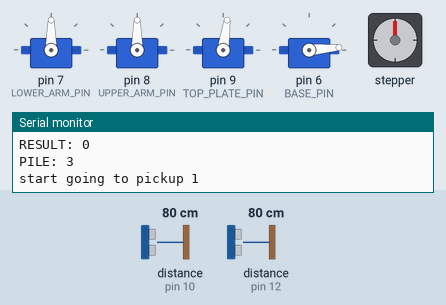
Recording of a sketch running on a simulated Arduino Uno, built with avr-gcc and run on an emulated ATmega328P. On the bench: 4 × servo, stepper motor, the last lines printed to the serial monitor. Inputs (shaded band) come from the test bench; at power-on: distance to the obstacle (sensors on pin 10, pin 12) 80 cm. The echo pulse lasts 58.3 µs per cm; stepper angles assume 2048 steps per turn.

Above: at 16.1 s.
At 18.1 s:
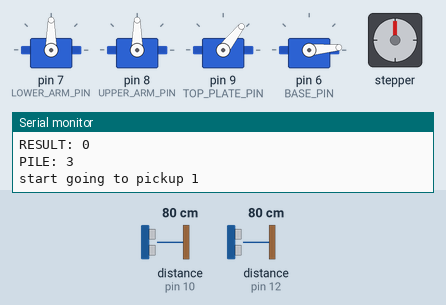
At 29.72 s:
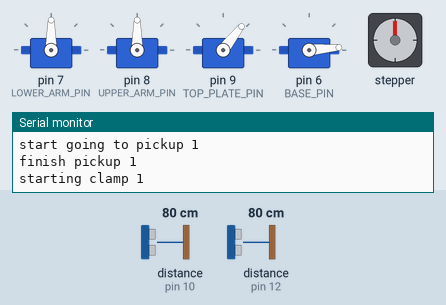
At 39.79 s:
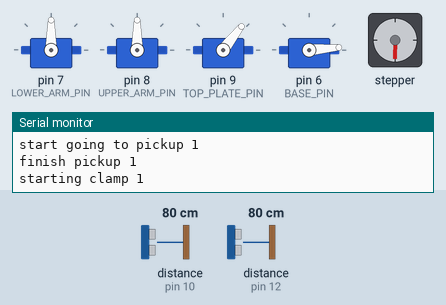
Timing chart, 0 to 40.0 s (numbered marks = the images above):
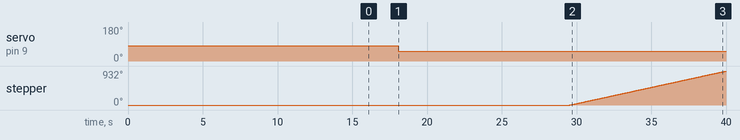

Measured:
- by itself, servo on pin 9 (TOP_PLATE_PIN): 82° → 52° at 18.1 s
- by itself, stepper: keeps turning clockwise at about 89°/s

The sketch:

Pick_and_Stack_Robot_Code.ino
```cpp
#include "SR04.h"
#include <Servo.h>
#include <Stepper.h>

// ultrasonic sensor i/o pins
#define TRIG_PIN1 10
#define ECHO_PIN1 11
#define TRIG_PIN2 12
#define ECHO_PIN2 13

// servo i/o pins
int BASE_PIN = 6;
int LOWER_ARM_PIN = 7;
int UPPER_ARM_PIN = 8;
int TOP_PLATE_PIN = 9;

// use i/o pins 5-8 for stepper motor
const int stepsPerRevolution = 2048;
const int rpm = 15;
Stepper stepper(stepsPerRevolution, 4, 2, 5, 3);

// servos
Servo base;
Servo lower_arm;
Servo upper_arm;
Servo top_plate;

// ultrasonic sensors
SR04 ultrasonic_ref = SR04(ECHO_PIN1,TRIG_PIN1);
SR04 ultrasonic_gnd = SR04(ECHO_PIN2,TRIG_PIN2);
long a;
long b;

// clamping time
int SPIN_TIME = 26350;

// absolute default position
//int default_lower = 100;
//int default_upper = 135;
//int default_top_plate = 140; //160 low - 10 high
//int default_base = 5;

// pick up counter
int num_packages = 0;
int default_pickup = 50;

void moveServo(Servo servo, int angle) {
  int ratio = (1850-500)/180;
  int microsecondsAngle = angle*ratio + 500;
  servo.writeMicroseconds(microsecondsAngle);
}

// testing
int test_lower = 110;
int test_upper = 175;
int test_top_plate = 50+17; //160 low - 10 high
int test_base = 5;

void testing() {
  delay(2000);
  moveServo(lower_arm, test_lower);
  delay(2000);
  moveServo(upper_arm, test_upper);
  delay(1500);
  top_plate.write(test_top_plate);
  delay(1500);
  base.write(test_base);
}

void goToDefaultPosition() {
  delay(2000);
  moveServo(lower_arm, 110);
  delay(2000);
  moveServo(upper_arm, 200);
  delay(2000);
  top_plate.write(65+17);
  delay(2000);
  base.write(5);
}

void goToPickupLocation() {
  delay(2000);
  top_plate.write(35+17);
  delay(2000);
  moveServo(lower_arm, 110);
  delay(2000);
  slowMove(upper_arm, 2500, 200, 250);
  delay(2000);
  base.write(5);
  delay(3000);
  //  int pos = default_pickup + num_packages*15;
  //  base.write(pos);
}

void slowMove(Servo servo, int move_time, int startAngle, int stopAngle) {
  unsigned long startTime = millis();
  unsigned long currentTime = millis();

  while(currentTime - startTime <= move_time) {
    long angle = map(currentTime - startTime, 0, move_time, startAngle, stopAngle);
    moveServo(servo, angle);
    currentTime = millis();
  }
}

int getHeight() {
   a = ultrasonic_ref.Distance();
   b = ultrasonic_gnd.Distance();
   long result = abs(a-b);
   Serial.print("A: ");
   Serial.print(a);
   Serial.print(" B: ");
   Serial.println(b);
   Serial.print("RESULT: ");
   Serial.println(result);
   return result;
}

void clampPackage(int SPIN_TIME) {
  unsigned long startTime = millis();
  unsigned long currentTime = millis();

  while(currentTime - startTime <= SPIN_TIME) {
    currentTime = millis();
    stepper.step(stepsPerRevolution);
  }
  delay(2500);
}

void releasePackage(int SPIN_TIME) {
  unsigned long startTime = millis();
  unsigned long currentTime = millis();

  while(currentTime - startTime <= SPIN_TIME) {
    currentTime = millis();
    stepper.step(-stepsPerRevolution);
  }
  delay(2500);
}

int getPile(int height) {
  if (height < 6 && height >= 2) {
    return 1;
  } else if (height >= 6 && height <= 10) {
    return 2;
  } else {
    return 3;
  }
}

int pile_1_pos = 0;
int pile_2_pos = 20;

void goToPile(int pile) {
  if (pile == 1) {
    base.write(pile_1_pos);
  } else if (pile == 2) {
    base.write(pile_2_pos);
  }
}

int height_pile1 = 0;
int height_pile2 = 0;

void stackPackage(int pile, int current_height) {
  int height = height_pile1;
  if (pile == 2) {
    height = height_pile2;
  }
}

void updatePile(int pile, int current_height) {
  // increment the height of the piles
  if (pile == 1) {
    height_pile1 += current_height;
  } else if (pile == 2) {
    height_pile2 += current_height;
  }
}

void attachPins() {
  delay(2000);
  lower_arm.attach(LOWER_ARM_PIN);
  delay(2000);
  upper_arm.attach(UPPER_ARM_PIN);
  delay(2000);
  top_plate.attach(TOP_PLATE_PIN);
  delay(2000);
  base.attach(BASE_PIN);
}

void setup() {
  stepper.setSpeed(rpm);
  Serial.begin(9600);
  // go to default position
  goToDefaultPosition();
  attachPins();
}

void loop() {
  // get height and determine pile placement
  Serial.println("STARTING");
  int currentHeight = getHeight();
  int pile = getPile(currentHeight);
  Serial.print("PILE: ");
  Serial.println(pile);
  Serial.println("start going to pickup 1");
  goToPickupLocation();
  Serial.println("finish pickup 1");
//  if (pile != 3) {
    // activate stepper to hold
    Serial.println("starting clamp 1");
    clampPackage(SPIN_TIME);
    Serial.println("finish clamp 1");
    // go to default position
    Serial.println("go to default 1");
    goToDefaultPosition();
    Serial.println("finish go to default 1");
    delay(10000);
    Serial.println("go back to pick up");
    goToPickupLocation();
    Serial.println("finish going back to pick up location");
    delay(3000);
//    // go to drop off location based on currHeight
//    Serial.println("start going to pickup 2");
//    goToPile(pile);
//    Serial.println("finish going to pickup 2");
//    // go down appropriate height based on packages that came before
//    stackPackage(pile, currentHeight);
//    // update the height of the pile
    updatePile(pile, currentHeight);
//    // activate stepper to some default release position
    Serial.println("releast package 1");
    releasePackage(SPIN_TIME);
    Serial.println("finish release package 1");
//  }
//  // increment num packages
  num_packages++;
//  // go to default position
  Serial.println("go to default 2");
  goToDefaultPosition();
  Serial.println("finish going back to default 2");
//  // repeat
//  if (num_packages >= 5) {
  exit(0);
//  }
}

/*
#include <Servo.h>

Servo myServo;
unsigned long MOVING_TIME = 3000; // moving time is 3 seconds
unsigned long moveStartTime;
int startAngle = 30; // 30°
int stopAngle  = 90; // 90°

void setup() {
  myServo.attach(9);
  moveStartTime = millis(); // start moving

  // TODO: other code
}

void loop() {
  unsigned long progress = millis() - moveStartTime;

  if (progress <= MOVING_TIME) {
    long angle = map(progress, 0, MOVING_TIME, startAngle, stopAngle);
    myServo.write(angle);
  }

  // TODO: other code
} */
```
